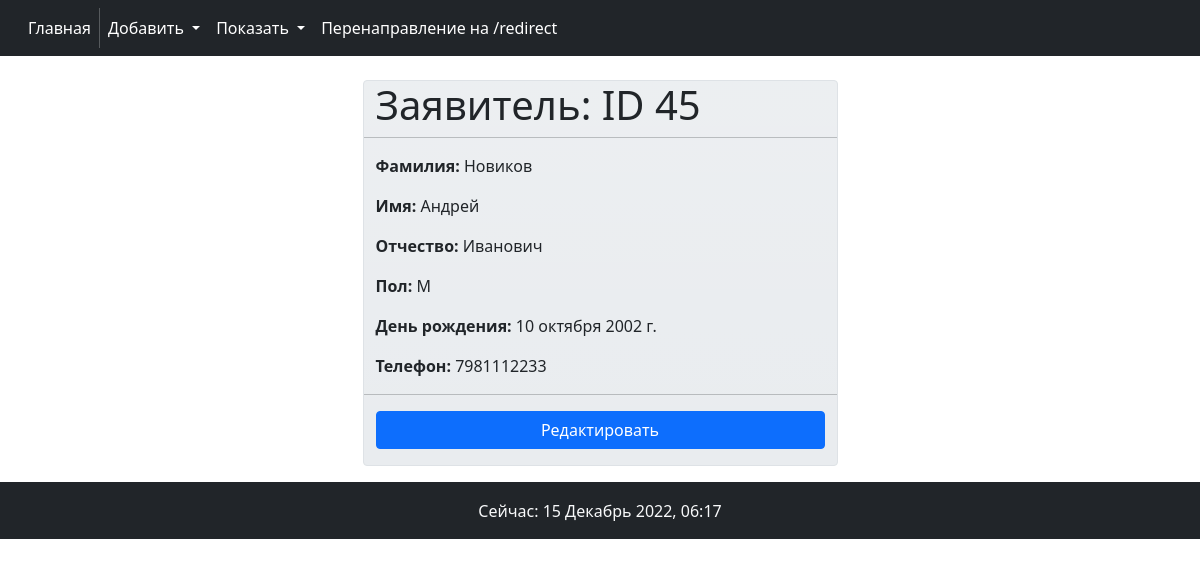
The app's page /applicant/45/ with its own data.
### app112/models.py (models this page shows, shortened)
class Applicant(models.Model):
    surname = models.CharField('Фамилия', max_length=255)
    name = models.CharField('Имя', max_length=255)
    patronymic = models.CharField('Отчество', max_length=255, blank=True)
    birthday = models.DateTimeField('День рождения', blank=True)
    gender = models.CharField('Пол', max_length=255, choices=consts.GENDER_CHOICE, default=consts.GENDER_CHOICE[0])
    photo = models.ImageField('Фотография', upload_to='photo/', default='/', blank=True)
    phone = models.PositiveBigIntegerField('Телефон', blank=True, null=True)
    descr_state_health = models.TextField('Описание состояния здоровья', blank=True, default='Практически здоров',
                                          help_text='Аллергоанамнез, хранические заболевания и т.д.')
    class Meta:
        verbose_name = 'Заявитель'
        verbose_name_plural = 'Заявители'
        ordering = ('surname', 'name', 'patronymic')

### app112/views.py (the view)
# urls.py: path('applicant/<int:pk>/', get_applicant, name='get_applicant'),
def get_applicant(request, pk):
    applicant = get_object_or_404(models.Applicant, id=pk)
    return render(request, 'app112/applicant.html', {'applicant': applicant, 'title': 'Заявитель'})

### app112/templates/app112/applicant.html
{% extends 'app112/base.html' %}
{% block content %}
<div class="row justify-content-center border rounded bg-gradient" style="background-color: #e9ecef">
    <h1 class="display-6"> Заявитель: ID {{applicant.id}}</h1>
    <hr>
    <p><b>Фамилия:</b> {{applicant.surname|lower|capfirst}}</p>
    <p><b>Имя:</b> {{applicant.name|lower|capfirst}}</p>
    <p><b>Отчество:</b> {{applicant.patronymic|lower|capfirst|default:'-'}}</p>
    <p><b>Пол:</b> {{applicant.gender|capfirst}}</p>
    <p><b>День рождения:</b> {{applicant.birthday|date|default:'-'}}</p>
    <p><b>Телефон:</b> {{applicant.phone|default:'-'}}</p>
    <hr>
    <p class="d-grid"><a class="btn btn-primary" href="{% url 'app112:edit_applicant' applicant.id %}">Редактировать</a></p>
</div>
{% endblock %}

### records on screen
Applicant: id "45", surname "Новиков", name "Андрей", patronymic "Иванович", gender "M", birthday "10 октября 2002 г.", phone "7981112233"
